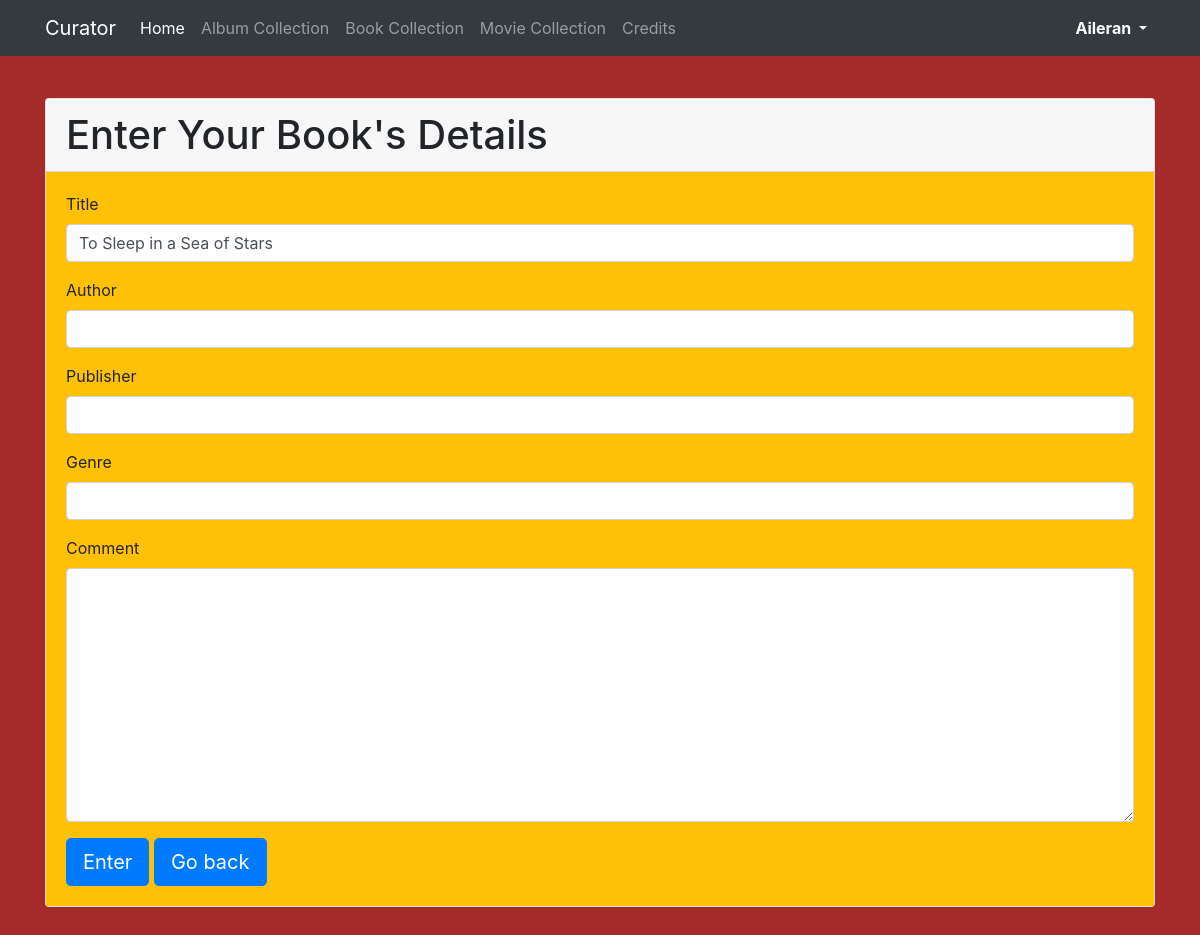
The app's page /library/book/update_book/6 (signed in), older data.
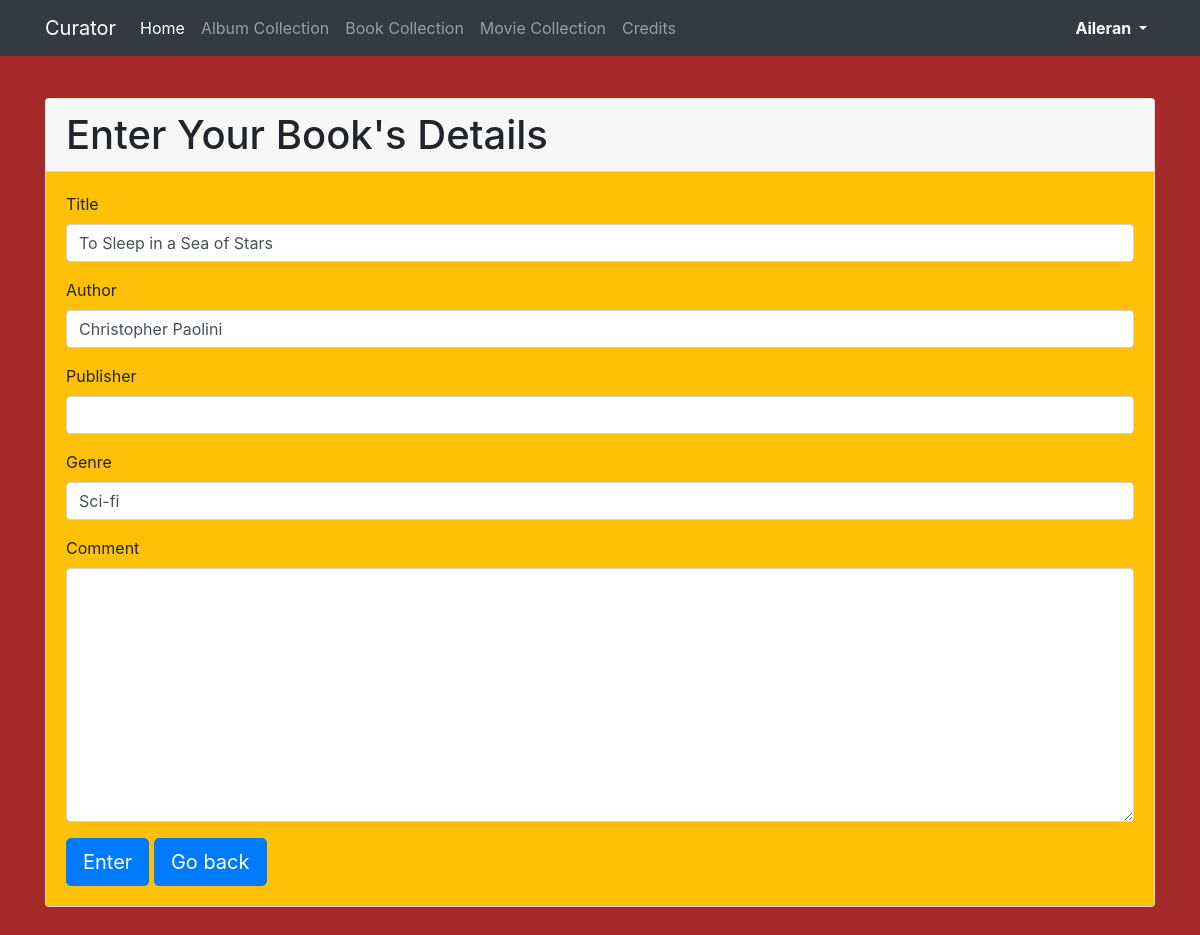
The same page, newer data.
### library/models.py (models this page shows, shortened)
class Book(models.Model):
    title = models.CharField(max_length=60)
    author = models.CharField(max_length=60, blank=True)
    publisher = models.CharField(max_length=60, blank=True)
    genre = models.CharField(max_length=60, blank=True)
    date_added = models.DateField(auto_now_add=True)
    comment = models.TextField(blank=True)
    owner = models.CharField(max_length=150, blank=True)

### library/views.py (the view)
# urls.py: path('book/update_book/<int:id>', views.update_book, name='update_book'),
def update_book(request, id):
    media = Book.objects.get(id=id)
    form = BookForm(request.POST or None, instance=media)
    if form.is_valid():
        form.save()
        return redirect('book')
    return render(request, 'library/update_book.html', {'form': form})

### library/forms.py
class BookForm(forms.ModelForm):
    class Meta:
        model = Book
        fields = ('title', 'author', 'publisher', 'genre', 'comment')

### templates/library/update_book.html (shortened to what this page needs)
{% extends 'library/base.html' %}
{% load crispy_forms_filters %}
{% block body %}
    <div class="card">
        <h1 class="card-header">Enter Your Book's Details</h1>
        <div class="card-body bg-warning">
            <form method="post">
                {{ form|crispy }}
                <input id="Play_Button" class="btn btn-primary btn-lg" type="submit" value="Enter">
                <a class="btn btn-primary btn-lg" href="{% url 'book' %}" role="button">Go back</a>
            </form>
        </div>
    </div>
{% endblock %}

Row changes from the older to the newer data that the page shows:
changed Book "To Sleep in a Sea of Stars": author (not shown) → "Christopher Paolini"; genre (not shown) → "Sci-fi"
